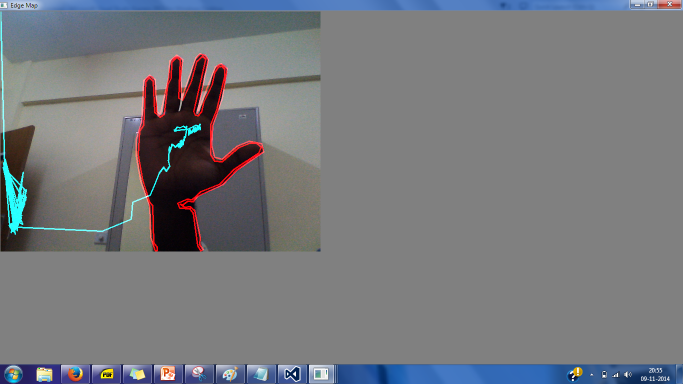
//> input picture Real Time Image.png, 1366 x 768 px, given in place of the camera (shown at 1/2 size)
$ ./gesture_recognition_module   (built with g++ and OpenCV 4)
//> lines starting //> are read from the running program, lines starting //| are printed output that depends on the picture; after the words box and inside, x2 and y2 are one past the last pixel; in counts of white or black regions, pixels touching at a corner belong together
// Test0.cpp : Defines the entry point for the console application.
//

#include "stdafx.h"


#include <iostream>
#include "opencv2/highgui/highgui.hpp"
#include "opencv2/imgproc/imgproc.hpp"

using namespace cv;
using namespace std;

Mat src, src_gray;
Mat dst, detected_edges, drawingtemp;
vector<vector<Point> > contours, largestcon;

vector<Vec4i> hierarchy;

int edgeThresh = 1;
int lowThreshold = 50;
int const max_lowThreshold = 100;
int ratio = 3;
int kernel_size = 3;
char* window_name = "Edge Map";

int main(int argc, char** argv)
{
	VideoCapture cap(0); //capture the video from webcam

	if (!cap.isOpened())  // if not success, exit program
	{
		cout << "Cannot open the web cam" << endl;
		return -1;
	}


	namedWindow("Control", CV_WINDOW_AUTOSIZE);
	namedWindow(window_name, CV_WINDOW_AUTOSIZE);
	createTrackbar("LowThreshold", "Control", &lowThreshold, 100);

	Mat imgTmp;
	cap.read(imgTmp);
//> imgTmp is the input picture: 768 rows x 1366 cols, CV_8UC3; mean B, G, R 124.2, 120.4, 119
	Mat lines = Mat::zeros(imgTmp.size(), CV_8UC3);;


	Mat imgOriginal, imgOriginal1, frame;
	Mat imgGray;
	int Hmin = 143, Smin = 70, Vmin = 0;
	int Hmax = 179, Smax = 180, Vmax = 164;
	int iLastX = 0, iLastY = 0;

	namedWindow("blurred");
	namedWindow("canny");

	while (true)
	{


		bool bSuccess = cap.read(frame);// read a new frame from video
		imgOriginal1 = frame;


		if (!bSuccess) //if not success, break loop
		{
			cout << "Cannot read a frame from video stream" << endl;
			break;
		}

		cvtColor(imgOriginal1, imgOriginal, COLOR_BGR2HSV); //Convert the captured frame from BGR to HSV
//> imgOriginal: 768 rows x 1366 cols, CV_8UC3; mean H, S, V 31.3, 27.5, 128.8
		inRange(imgOriginal, cv::Scalar(Hmin, Smin, Vmin), cv::Scalar(Hmax, Smax, Vmax), imgOriginal);
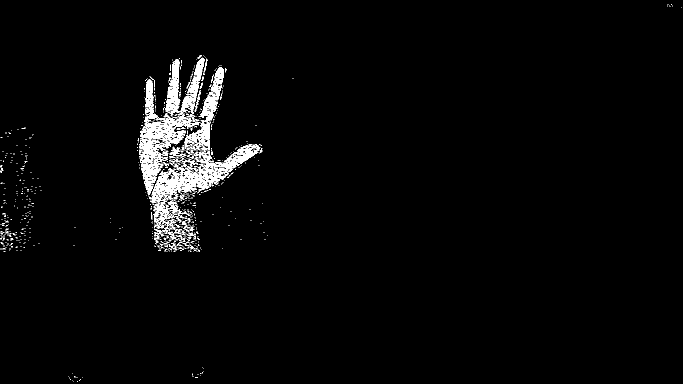
//> imgOriginal: 768 rows x 1366 cols, CV_8UC1 (shown at 1/2 size); 2.2% white in thin lines or dots
		dilate(imgOriginal, imgOriginal, getStructuringElement(MORPH_ELLIPSE, Size(7, 7)));
		erode(imgOriginal, imgOriginal, getStructuringElement(MORPH_ELLIPSE, Size(7, 7)));
		erode(imgOriginal, imgOriginal, getStructuringElement(MORPH_ELLIPSE, Size(7, 7)));
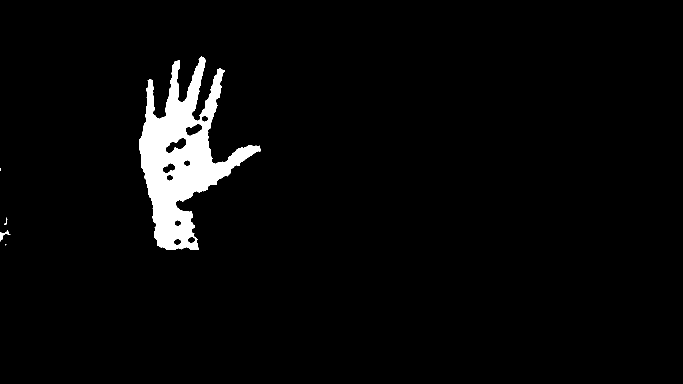
//> imgOriginal: 768 rows x 1366 cols, CV_8UC1 (shown at 1/2 size); 3.5% white; 5 white regions (2 under 20 px), largest, box (x1, y1, x2, y2) and area: (278, 113, 522, 500) 36524, (0, 460, 21, 483) 140, (8, 435, 15, 450) 32
		dilate(imgOriginal, detected_edges, getStructuringElement(MORPH_ELLIPSE, Size(7, 7)));
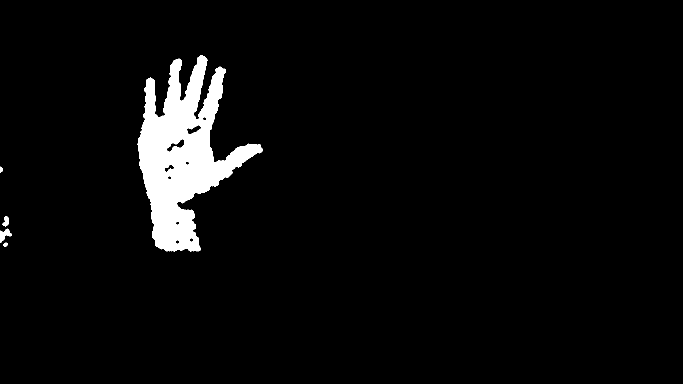
//> detected_edges: 768 rows x 1366 cols, CV_8UC1 (shown at 1/2 size); 4.2% white; 5 white regions, box (x1, y1, x2, y2) and area: (275, 110, 525, 503) 43343, (0, 457, 24, 486) 329, (5, 432, 18, 453) 166, (7, 485, 16, 494) 55, (0, 333, 5, 345) 49

		//cvtColor(imgOriginal, imgGray, COLOR_BGR2GRAY); //Convert the captured frame from BGR to HSV
		blur(detected_edges, detected_edges, Size(5, 5));
		imshow("blurred", detected_edges);
		/// Canny detector
		Canny(detected_edges, detected_edges, lowThreshold, lowThreshold*ratio, kernel_size);
		dilate(detected_edges, detected_edges, getStructuringElement(MORPH_ELLIPSE, Size(5, 5)));
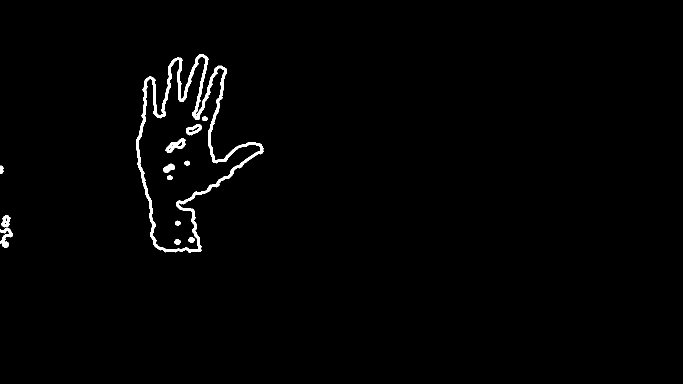
//> detected_edges: 768 rows x 1366 cols, CV_8UC1 (shown at 1/2 size); 1.2% white; 12 white regions, largest, box (x1, y1, x2, y2) and area: (272, 108, 527, 506) 9752, (0, 430, 26, 496) 755, (331, 276, 371, 306) 521
		imshow("canny", detected_edges);

		/// Using Canny's output as a mask, we display our result
		dst.create(detected_edges.size(), detected_edges.type());
		dst = Scalar::all(0);


		imgOriginal.copyTo(dst, detected_edges);
//> dst: 768 rows x 1366 cols, CV_8UC1; 0.04% white in thin lines or dots, all inside (x1, y1, x2, y2) = (0, 116, 522, 500)
		dilate(dst, dst, getStructuringElement(MORPH_ELLIPSE, Size(3, 3)));
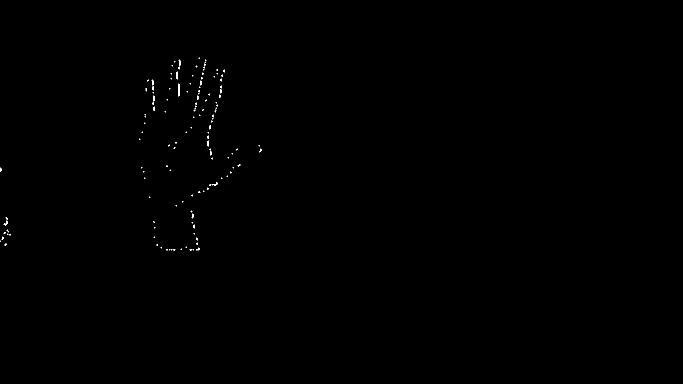
//> dst: 768 rows x 1366 cols, CV_8UC1 (shown at 1/2 size); 0.14% white in thin lines or dots, all inside (x1, y1, x2, y2) = (0, 115, 523, 501)
		findContours(detected_edges, contours, hierarchy, CV_RETR_TREE, CV_CHAIN_APPROX_SIMPLE, Point(0, 0));
//> contours = 26 contours, 10 with area under 20; largest, box (x1, y1, x2, y2) and area: (272, 108, 527, 506) 48266, (276, 112, 522, 500) 40190, (0, 430, 26, 496) 680, (331, 276, 371, 306) 539, (372, 248, 404, 271) 413
		vector<Rect> boundRect(contours.size());
		int area[400];
		Mat drawing = Mat::zeros(detected_edges.size(), CV_8UC3);
		int largest = 0;
		for (int i = 0; i < contours.size(); i++)
		{


			approxPolyDP(contours[i], contours[i], 3, false);
			Scalar color = Scalar(5 * i, 50 + 3 * i, 250);
			//drawContours(drawing, contours, i, color, 2, 8, hierarchy, 0, Point());
			boundRect[i] = boundingRect(Mat(contours[i]));
			area[i] = boundRect[i].width*boundRect[i].height;
			if (i > 1)
			{
				if (area[i] >= area[largest])
					largest = i;
			}


			//rectangle(drawing, boundRect[i].tl(), boundRect[i].br(), Scalar(100,200,150), 2, 8, 0);

			//RotatedRect temp = fitEllipse(Mat(contours[i]));
			//ellipse(drawing, temp, Scalar(0, 255, 255), 2, 8);

		}
//> this loop made 26 passes
//> after the loop, largest = 5
		drawContours(drawing, contours, largest, Scalar(0, 0, 255), 2, 8, hierarchy, 0, Point());

		cvtColor(drawing, drawingtemp, COLOR_BGR2GRAY);
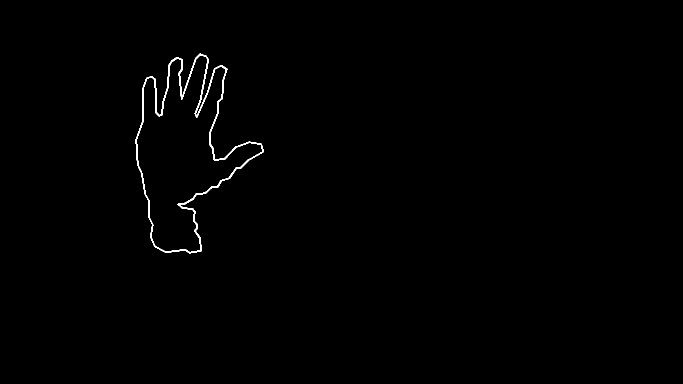
//> drawingtemp: 768 rows x 1366 cols, CV_8UC1 (shown at 1/2 size); values 0 (black) and 76 (white), 0.49% white; 1 white region, box (x1, y1, x2, y2) and area: (271, 107, 528, 507) 5171
		//Find moments
		Moments oMoments = moments(drawingtemp);
//> oMoments = moments, m00 392996, centre m10/m00, m01/m00 = (378.5, 275.8)
		double dM01 = oMoments.m01;
//> dM01 = 108396748
		double dM10 = oMoments.m10;
//> dM10 = 148766808
		double dArea = oMoments.m00;
//> dArea = 392996

		int posX = dM10 / dArea;
//> posX = 378
		int posY = dM01 / dArea;
//> posY = 275

		line(lines, Point(posX, posY), Point(iLastX, iLastY), Scalar(255, 255, 0), 2);

		iLastX = posX;
//> iLastX = 378
		iLastY = posY;
//> iLastY = 275
		//RotatedRect temp = fitEllipse(Mat(contours[largest]));
		//ellipse(drawing, temp, Scalar(0, 255, 255), 2, 8);


		cout << area[largest] << "  ";
//| 101490
		add(drawing, frame, drawing);
		add(drawing, lines, drawing);
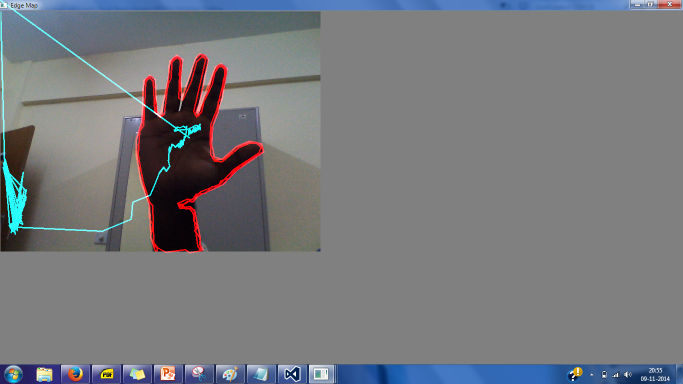
//> drawing: 768 rows x 1366 cols, CV_8UC3 (shown at 1/2 size); mean B, G, R 124.4, 120.6, 119.3
		imshow(window_name, drawing);
		if (waitKey(10) == 27) //wait for 'esc' key press for 30ms. If 'esc' key is pressed, break loop
//> the Esc key is pressed
		{
			cout << "esc key is pressed by user" << endl;
			break;
		}
	}

	return 0;
}
